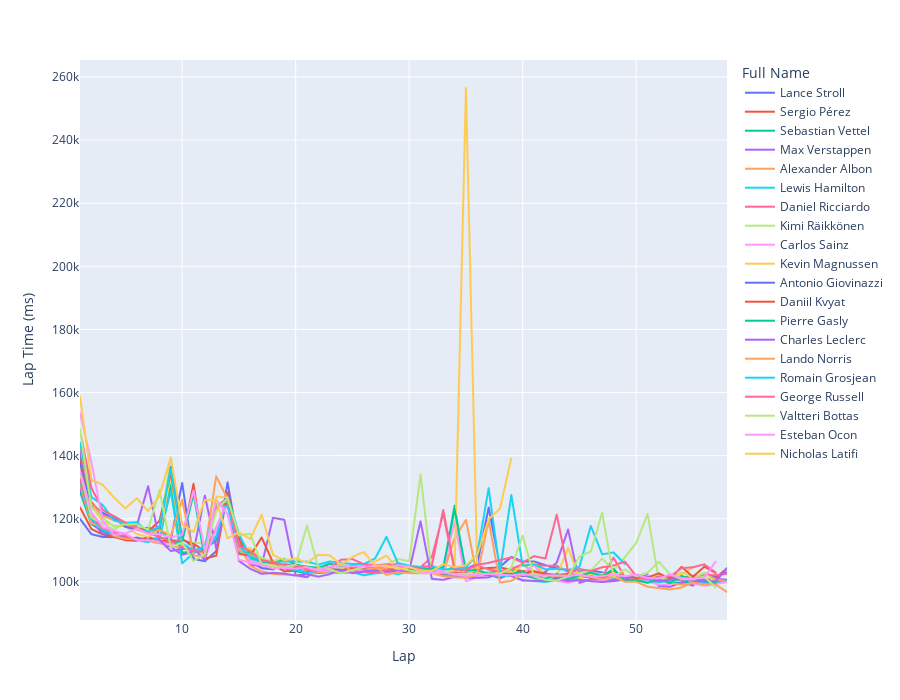

Notebook code for this chart:
### Code cell
# Plot lap times using Plotly
fig = px.line(lap_times_for_race,
              x='lap',
              y='milliseconds',
              color='driver_full_name',
              labels={'lap': 'Lap', 'milliseconds': 'Lap Time (ms)', 'position': 'Position', 'driver_full_name': 'Full Name'},
              height=700)
# Update x-axis to use circuit names as ticks
fig.show()
